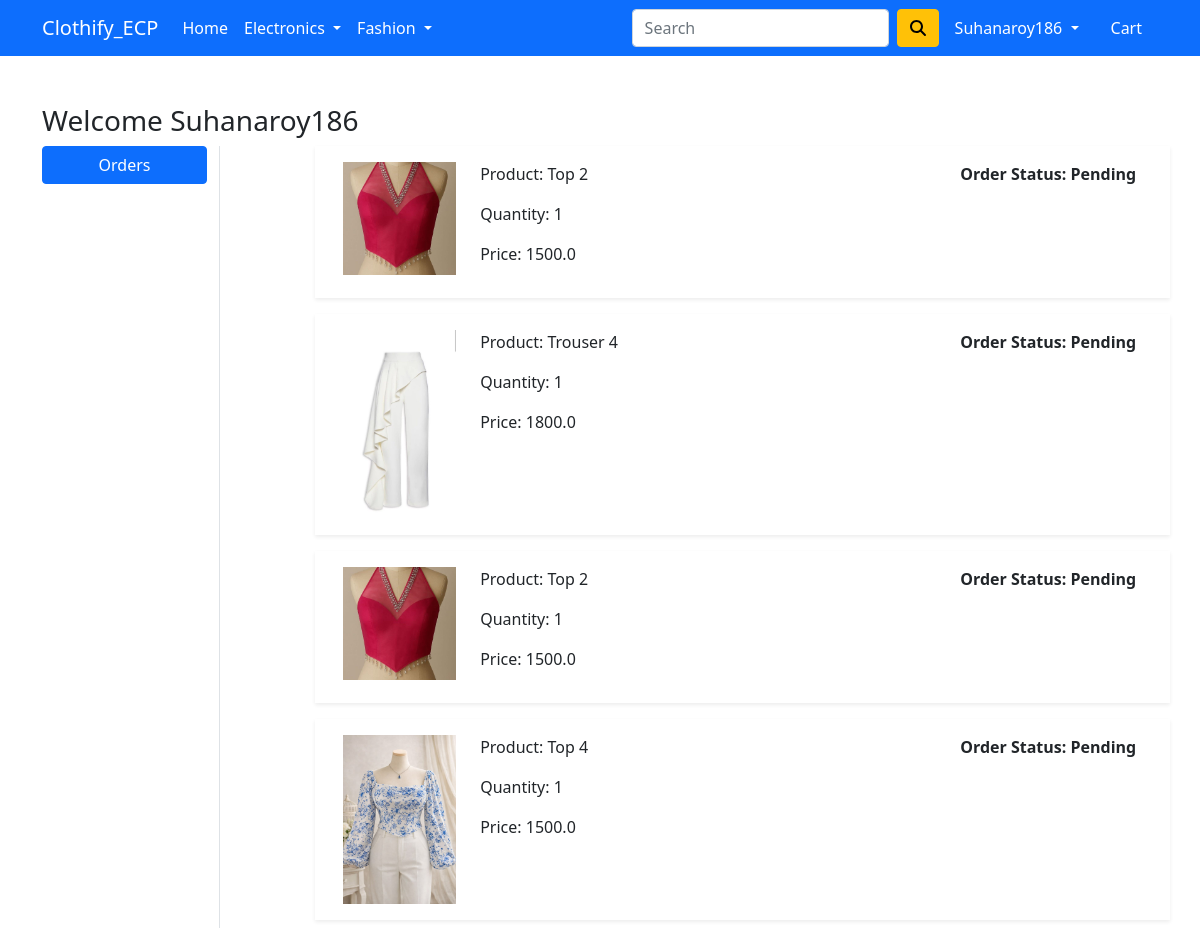
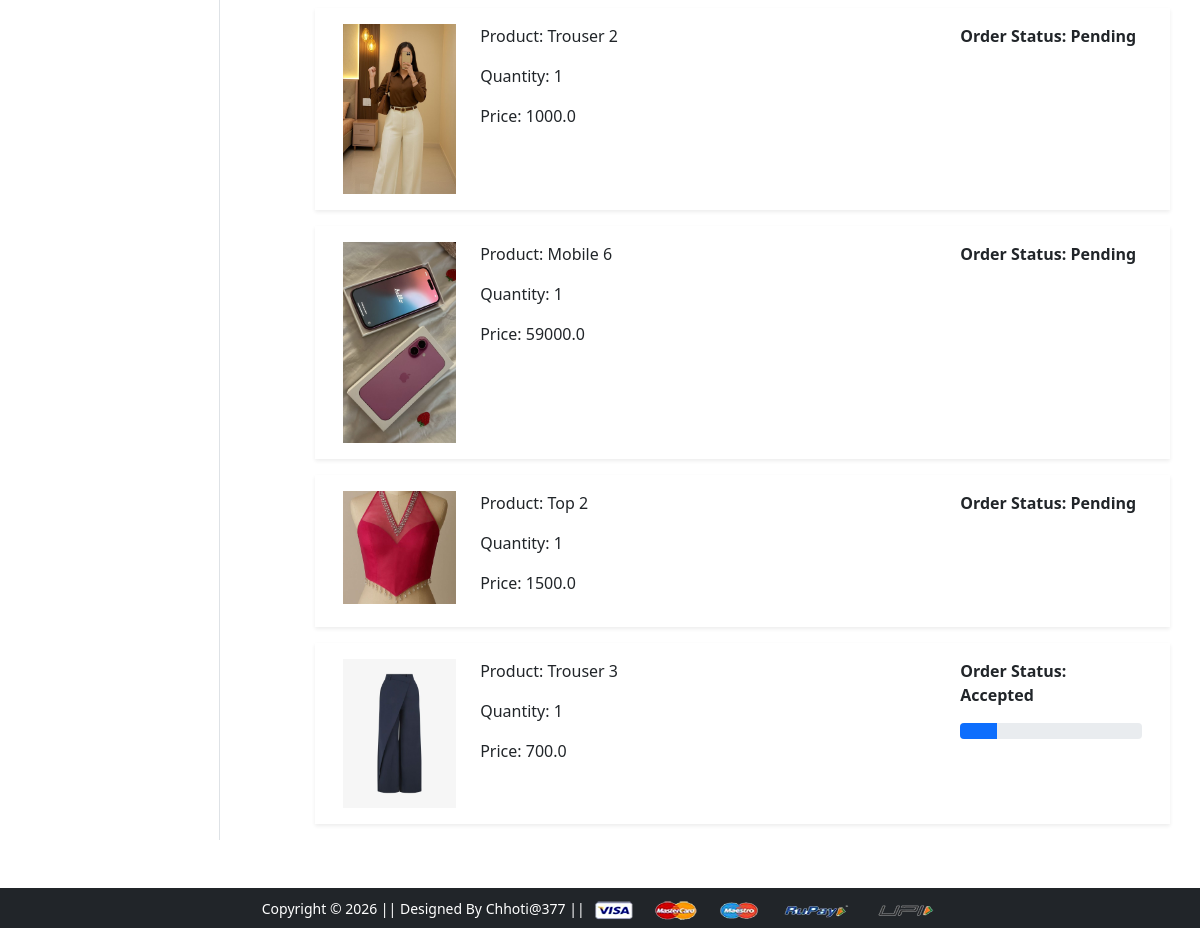
The app's page /orders/ (signed in) with its own data (2 pictures, top to bottom).
### app/models.py (models this page shows, shortened)
class OrderPlaced(models.Model):
    user = models.ForeignKey(User, on_delete=models.CASCADE)
    customer = models.ForeignKey(Customer, on_delete=models.CASCADE)
    product = models.ForeignKey(Product, on_delete=models.CASCADE)
    quantity = models.PositiveIntegerField(default=1)
    ordered_date = models.DateTimeField(auto_now_add=True)
    status = models.CharField(max_length=50, choices=STATUS_CHOICES, default='Pending')
    @property
    def total_cost(self):
      return self.quantity * self.product.discounted_price

class Product(models.Model):
    title = models.CharField(max_length=100)
    selling_price = models.FloatField()
    discounted_price = models.FloatField()
    description = models.TextField()
    brand = models.CharField(max_length=100)
    category = models.CharField(choices=CATEGORY_CHOICES, max_length=2)
    product_image = models.ImageField(upload_to='productimg')

### app/views.py (the view)
# urls.py: path('orders/', views.orders, name='orders'),
@login_required
def orders(request):
 op = OrderPlaced.objects.filter(user=request.user)
 return render(request, 'app/orders.html', {'order_placed': op})

### app/templates/app/orders.html (shortened to what this page needs)
{% extends 'app/base.html' %}
{% load static %}
{% block main-content %}
<div class="container my-5">
 <div class="row">
 <h3>Welcome <span class="text-capitalize">{{request.user}}</span></h3>
  <div class="col-sm-2 border-end">
   <ul class="list-unstyled">
    <li class="d-grid"><a href="{% url 'orders' %}" class="btn btn-primary">Orders</a></li>
   </ul>
  </div>
  <div class="col-sm-9 offset-sm-1">
  {% for op in order_placed %}
   <div class="row shadow-sm mb-3 p-3">
    <div class="col-sm-2">
     <img src="{{op.product.product_image.url}}" alt="" srcset="" class="img-fluid" height="150" width="150">
    </div>
    <div class="col-sm-7">
     <p>Product: {{ op.product.title }}</p>
     <p>Quantity: {{ op.quantity }}</p>
     <p>Price: {{ op.total_cost }}</p>
    </div>
    <div class="col-sm-3 fw-bold">
     <p>Order Status: {{ op.status }}</p>
      {% if op.status == 'Accepted' %}
      <div class="progress">
        <div class="progress-bar" role="progressbar" style="width: 20%" aria-valuenow="20" aria-valuemin="0" aria-valuemax="100"></div>
      </div>
      {% endif %}
    </div>
   </div>
   {% endfor %}
  </div>
 </div>
</div>
{% endblock main-content %}

### app/templates/app/base.html (shortened to what this page needs)
<!doctype html>
{% load static %}
<html lang="en">
  <head>
    <link href="https://cdn.jsdelivr.net/npm/bootstrap@5.0.0-beta1/dist/css/bootstrap.min.css" rel="stylesheet">
    <link rel="stylesheet" href="{% static 'app/css/owl.carousel.min.css' %}">
    <link rel="stylesheet" href="{% static 'app/css/all.min.css' %}">
    <link rel="stylesheet" href="{% static 'app/css/style.css' %}">
  </head>
  <body>
    <nav class="navbar navbar-expand-lg navbar-dark bg-primary">
     <div class="container">
       <a class="navbar-brand" href="/">Clothify_ECP</a>
       <div class="collapse navbar-collapse" id="navbarSupportedContent">
         <ul class="navbar-nav me-auto mb-2 mb-lg-0">
           <li class="nav-item">
             <a class="nav-link active" aria-current="page" href="/">Home</a>
           </li>
           <li class="nav-item dropdown">
             <a class="nav-link dropdown-toggle text-white" href="#" id="electronicsDropdown" role="button" data-bs-toggle="dropdown" aria-expanded="false">
               Electronics
             </a>
           </li>
           <li class="nav-item dropdown">
             <a class="nav-link dropdown-toggle text-white" href="#" id="fashionDropdown" role="button" data-bs-toggle="dropdown" aria-expanded="false">
               Fashion
             </a>
           </li>
         </ul>
         <form class="d-flex">
           <input class="form-control me-2" type="search" placeholder="Search" aria-label="Search">
           <button class="btn btn-warning" type="submit"><i class="fas fa-search"></i></button>
         </form>
         <div>
          <ul class="navbar-nav me-auto mb-2 mb-lg-0">
          {% if request.user.is_authenticated %}
           <li class="nav-item dropdown mx-2">
              <a class="nav-link dropdown-toggle text-white" href="#" id="profileDropdown" role="button" data-bs-toggle="dropdown" aria-expanded="false">
                {{ request.user.username|capfirst }}
              </a>
            </li>
            <li class="nav-item mx-2">
             <a href="{% url 'showcart' %}" class="nav-link text-white"> Cart </a>
            </li>
            {% endif %}
          </ul>
         </div>
       </div>
     </div>
    </nav>
    {% block main-content %} {% endblock main-content %}
    <footer class="container-fluid bg-dark text-center p-2 mt-5">
        <small class="text-white">Copyright &copy; 2026 || Designed By Chhoti@377 || </small>
        <img src="{% static 'app/images/payment.png' %}" alt="" srcset="" class="img-fluid" height="2px">
    </footer>
  </body>
</html>

### records on screen
OrderPlaced: product.product_image (picture), product "Top 2", quantity "1", total_cost "1500.0", status "Pending"
OrderPlaced: product.product_image (picture), product "Trouser 4", quantity "1", total_cost "1800.0", status "Pending"
OrderPlaced: product.product_image (picture), product "Top 2", quantity "1", total_cost "1500.0", status "Pending"
OrderPlaced: product.product_image (picture), product "Top 4", quantity "1", total_cost "1500.0", status "Pending"
OrderPlaced: product.product_image (picture), product "Trouser 2", quantity "1", total_cost "1000.0", status "Pending"
OrderPlaced: product.product_image (picture), product "Mobile 6", quantity "1", total_cost "59000.0", status "Pending"
OrderPlaced: product.product_image (picture), product "Top 2", quantity "1", total_cost "1500.0", status "Pending"
OrderPlaced: product.product_image (picture), product "Trouser 3", quantity "1", total_cost "700.0", status "Accepted"

### other values on screen
{{ request.user.username|capfirst }} "Suhanaroy186"
{{ request.user }} "Suhanaroy186"
